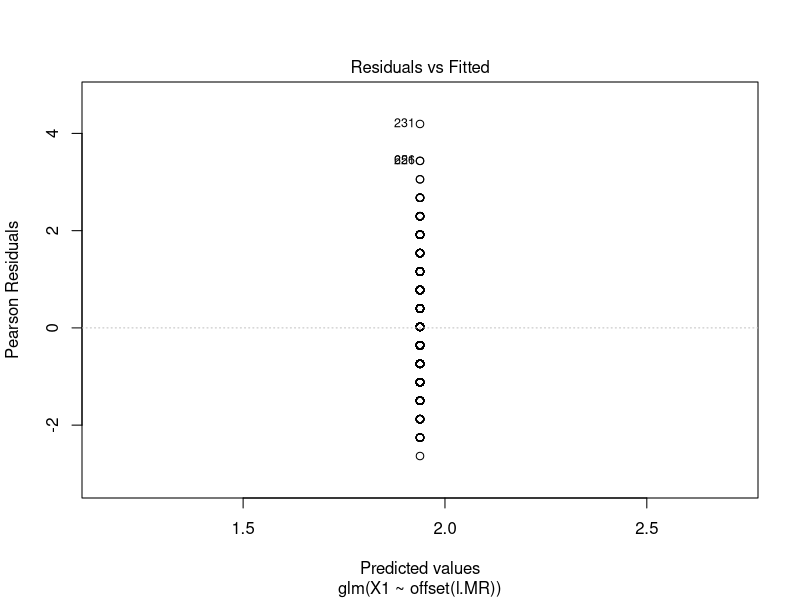
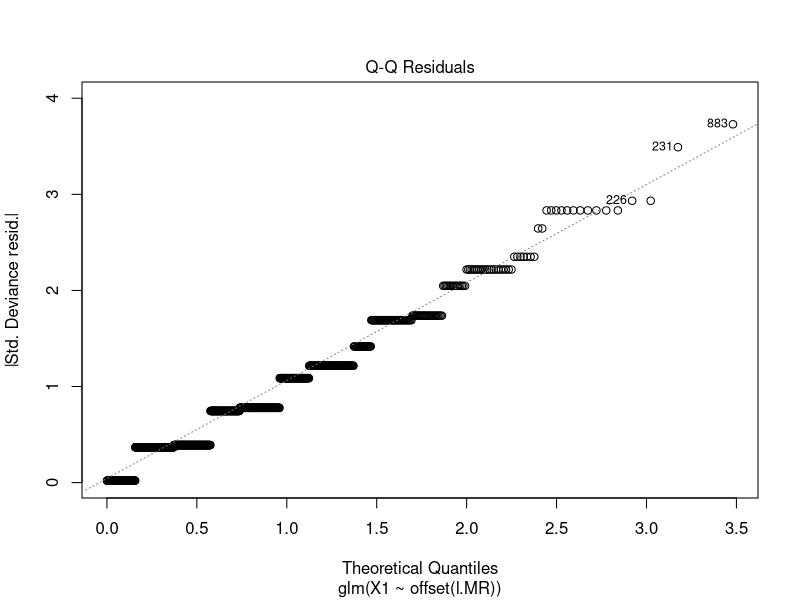
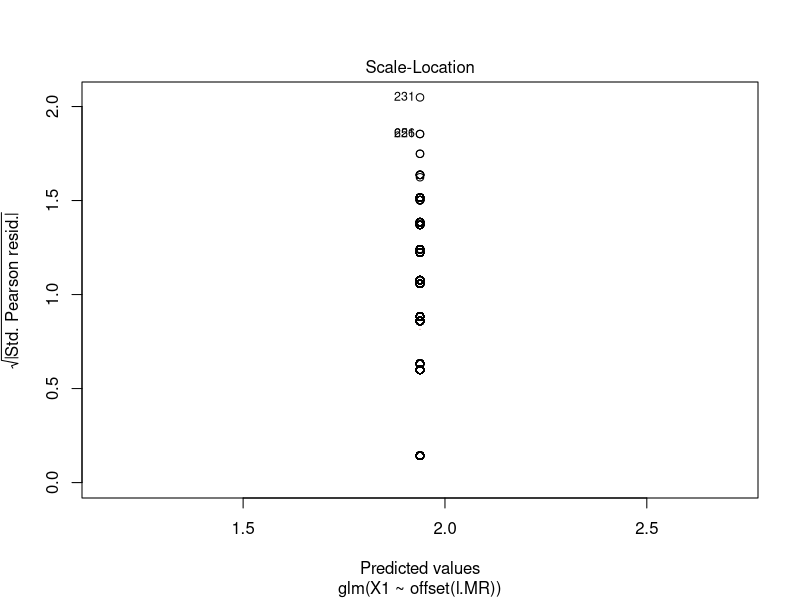
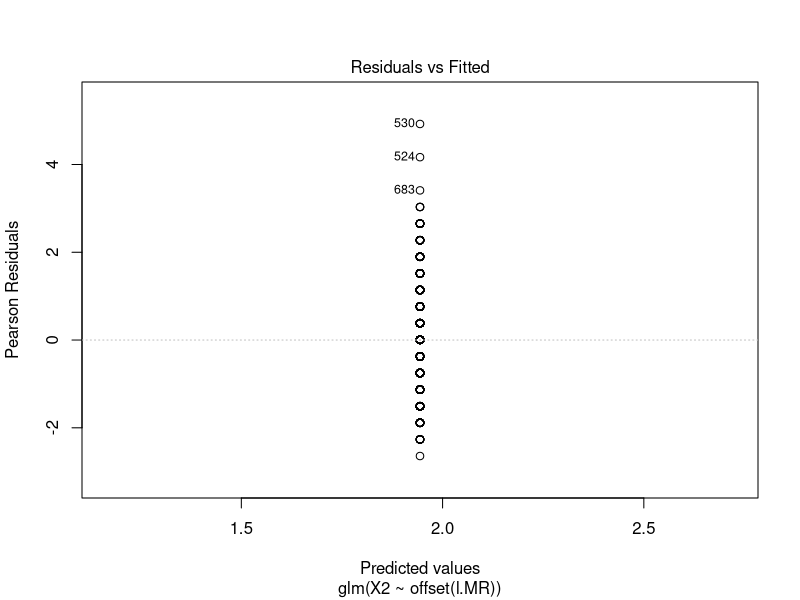
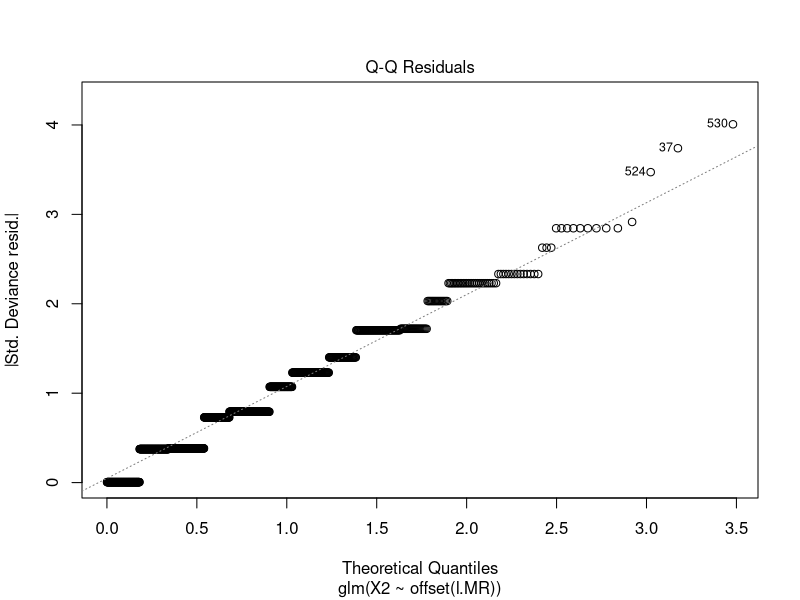
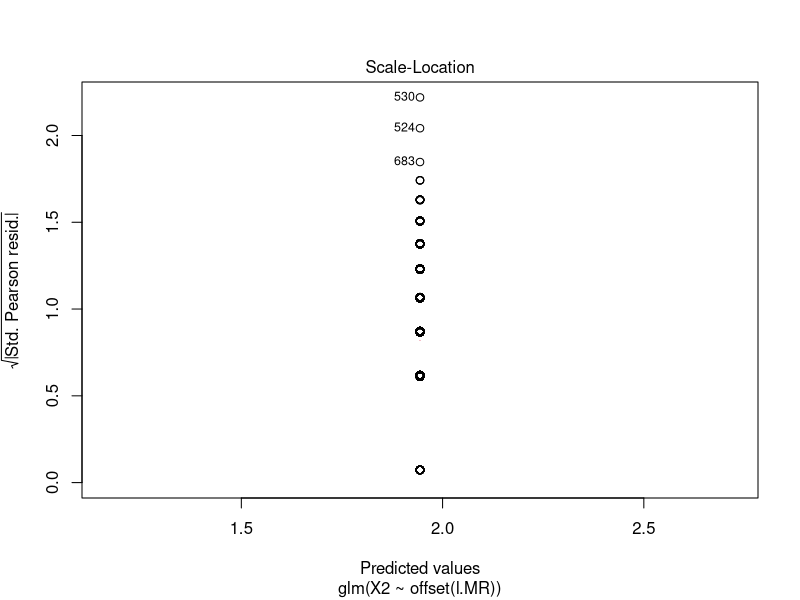
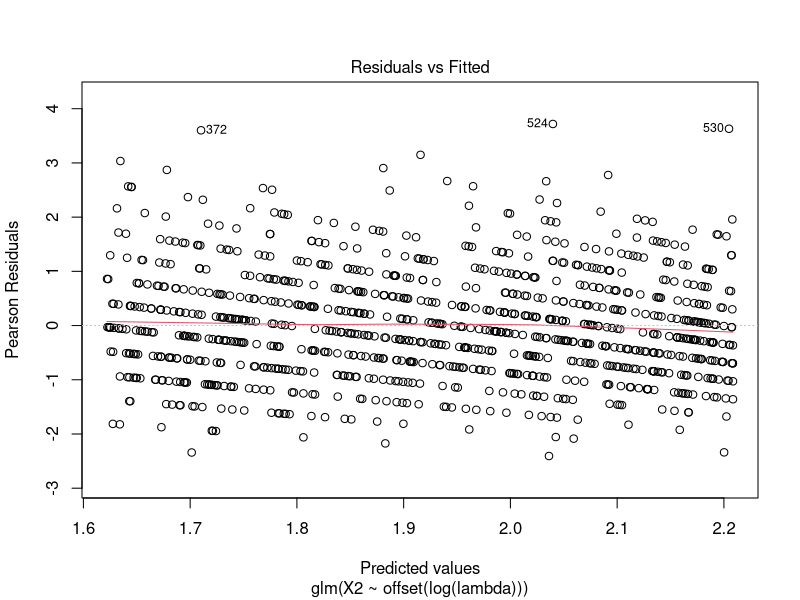
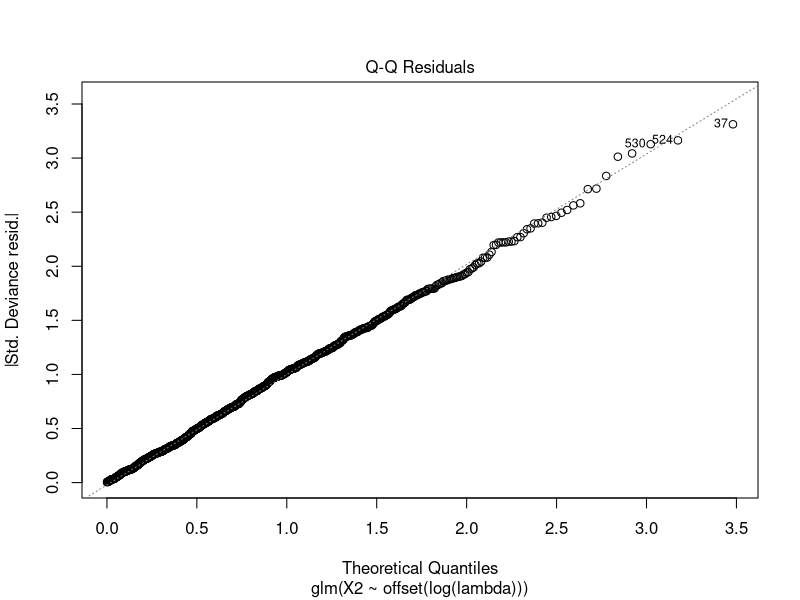

R code for these plots, in order:
##Generalized Linear Models

#######

## ggplot2
install.packages("ggplot2")
require(ggplot2)

## sandwich
install.packages("sandwich")
require(sandwich)


## msm
install.packages("msm")
require(msm)


lambda <- runif(1000,5,9)

X1 <- rpois(1000,mean(lambda))
X2 <- rpois(1000,lambda)

l.MR <- rep(log(mean(lambda)),1000)

fit <- glm(X1~offset(l.MR),family="poisson")

fit2 <- glm( X2~offset(l.MR), family = "poisson")

fit3 <- glm( X2~offset(log(lambda)), family = "poisson")   ## family = "poisson")


## cal the Intercept for fit
cov.fit <- vcovHC(fit, type = "HC0")
cov.fit <- vcovHC(fit, type="HC0")
std.err <- sqrt(diag(cov.fit))
r.est <- cbind(Estimate = coef(fit), "Robust SE" = std.err,
               "Pr(>|z|)" = 2 * pnorm( abs( coef(fit)/std.err), lower.tail = FALSE),
               LL = coef(fit) - 1.96 * std.err, 
               UL = coef(fit) + 1.96 * std.err)

r.est

##
with(fit, cbind(res.deviance = deviance, df = df.residual,
                p = pchisq(deviance, df.residual, lower.tail=FALSE)))

fit_update <- update(fit2, . ~ . - X2)

##anova
anova(fit_update, fit, test = "Chisq")




## cal the Intercept for fit2
cov.fit2 <- vcovHC(fit2, type = "HC0")
cov.fit2 <- vcovHC(fit2, type="HC0")
std.err <- sqrt(diag(cov.fit2))
r2.est <- cbind(Estimate = coef(fit2), "Robust SE" = std.err,
                "Pr(>|z|)" = 2 * pnorm( abs( coef(fit2)/std.err), lower.tail = FALSE),
                LL = coef(fit2) - 1.96 * std.err, 
                UL = coef(fit2) + 1.96 * std.err)

r2.est

##
with(fit2, cbind(res.deviance = deviance, df = df.residual,
                 p = pchisq(deviance, df.residual, lower.tail=FALSE)))

##anova(fit2, fit, test = "Chisq")
anova(fit, test = "Chisq")
anova(fit2, test = "Chisq")
anova(fit3, test = "Chisq")

##drop1()
drop1(fit, test = "Chisq")


plot(fit)

plot(fit2)

plot(fit3)
